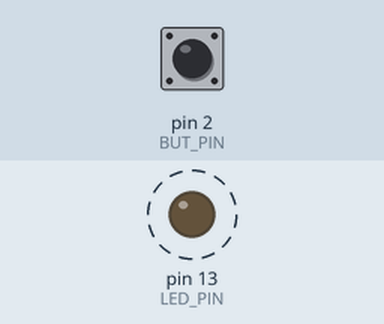
A sketch run on a simulated Arduino Uno, built with avr-gcc and run on an emulated ATmega328P. On the bench: output pins drawn as LEDs (lit = HIGH). Dashed ring = blinking. The test bench sets the inputs (shaded band); at power-on: pin 2 (BUT_PIN) HIGH.

Above: at 0.5 s.
Timing chart, 0 to 4.6 s (numbered marks = the images above):
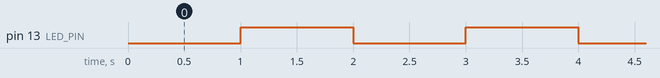

The sketch:

tarefa01.ino
```cpp
#define LED_PIN 13
#define BUT_PIN 2

int base;

void setup(){
  pinMode(LED_PIN, OUTPUT);
  pinMode(BUT_PIN, INPUT);
  base = millis();
}

void loop(){
  int atual;
  static int led = 1;

  atual = millis();
  if (atual - base >= 1000) {
    digitalWrite(LED_PIN, led);
    led = !led;
    base = atual;
  }

  int button = digitalRead(BUT_PIN);
  if (button == LOW){
    digitalWrite(LED_PIN, HIGH);
    while(1);
  }
}
```

Measured:
- by itself, pin 13 (LED_PIN): alternates HIGH for 1.0 s and LOW for 1.0 s
